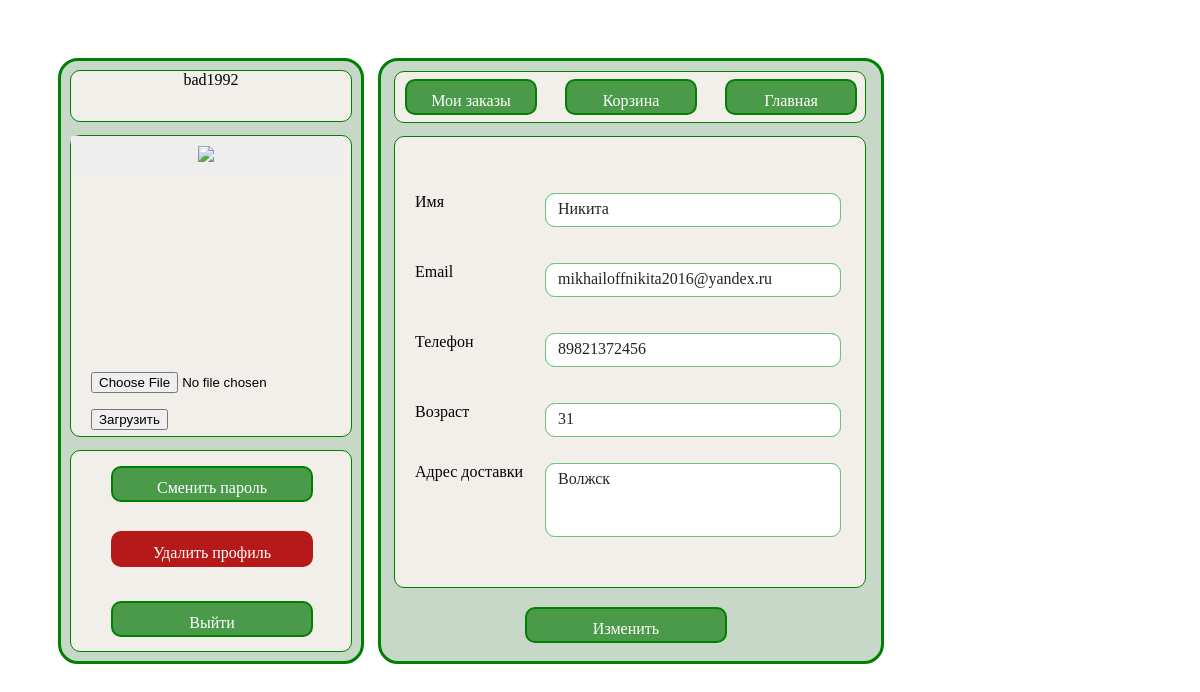
Page /user_profile/bad1992/ (signed in) on the committed database.
### models.py (models this page shows, shortened)
class User(db.Model, UserMixin):
    id = db.Column(db.Integer, primary_key=True)
    username = db.Column(db.String(20), unique=True, nullable=False)
    password = db.Column(db.String(20), unique=False, nullable=False)
    telephone = db.Column(db.String(20), nullable=True)
    email = db.Column(db.String(30), unique=True, nullable=False)
    name = db.Column(db.String(20), nullable=True)
    age = db.Column(db.Integer, nullable=True)
    telephone = db.Column(db.String(20), nullable=True)
    address = db.Column(db.String(100), nullable=True)
    avatar = db.Column(db.String(20), nullable=True)
    created_at = db.Column(db.DateTime, default=datetime.now)
    updated_on = db.Column(db.DateTime(), default=datetime.now, onupdate=datetime.now)
    is_active = db.Column(db.Boolean, default=True)
    orders = db.relationship("Order", back_populates="user")
    basket_user = db.relationship("UserBasket", back_populates="user_basket")

### views.py (the view)
@app.route('/user_profile/<username>/', methods=['GET', 'POST'])
@login_required
def user_profile(username):
    form = UserProfile()
    return render_template('user_profile.html', form=form, user=current_user)

### forms.py
class UserProfile(FlaskForm):
    name = StringField('Имя', validators=[DataRequired(), Length(min=2, message='Введите корректное имя')])
    email = StringField('Email', validators=[DataRequired(), Email(), Length(max=50, message='Введите корректный email')])
    telephone = StringField('Телефон', validators=[InputRequired(message='Введите корректный номер'), Length(min=11)])
    age = IntegerField('Возраст', validators=[NumberRange(min=14, max=100)])
    address = StringField('Адрес доставки', validators=[InputRequired(), Length(max=100)])
    submit = SubmitField('Сохранить')

### views.py (called while the page is built)
@login_manager.user_loader
def load_user(user_id):
    return db.session.query(User).get(user_id)

### templates/user_profile.html (shortened to what this page needs)
<!DOCTYPE html>
<html lang="en">
<head>
    <link type="text/css" href="{{ url_for('static', filename='css/user_profile.css')}}" rel="stylesheet" />
</head>
<body>
    <div class="profile">
            <div id="header_one">{{ user.username }}</div>
            <div id="upload_image">
                <div class="profile-ava"><img src="{{ url_for('userava') }}"></div>
                <form id="upload_form" action="{{ url_for('upload') }}" enctype="multipart/form-data" method="post">
                    <p><input type="file" name="file">
                    <p><input type="submit" value="Загрузить">
                </form>
            </div>
            <div id="account_action">
                <a href="{{ url_for('change_password', username=user.username) }}" id="password_change">Сменить пароль</a>
                <a href="{{ url_for('delete_user_profile', username=user.username) }}" id="delete_profile">Удалить профиль</a>
                <a href="{{ url_for('logout',username=user.username) }}" id="exit_profile">Выйти</a>
            </div>
        <div class="two_part">
            <div id="header_two">
                <a href="{{ url_for('user_orders', username=user.username) }}" id="orders">Мои заказы</a>
                <a href="{{ url_for('user_basket', username=user.username ) }}" id="basket">Корзина</a>
                <a href="{{ url_for('index') }}" id="main_page">Главная</a>
            </div>
            <div class="account">
                    <p class="form_name_label">Имя</p>
                    <p class="form_name">{{ user.name }}</p>
                    {% if user.name %}
                        <p class="form_name">{{ user.name }}</p>
                    {% else %}
                        <p class="form_name">Имя</p>
                    {% endif %}
                <br>
                <p>
                    <p class="form_email_label">Email</p>
                    <p class="form_email">{{ user.email }}</p>
                    {% if user.email %}
                        <p class="form_email">{{ user.email }}</p>
                    {% else %}
                        <p class="form_email">Email</p>
                    {% endif %}
                <br>
                <p>
                    <p class="form_telephone_label">Телефон</p>
                    <p class="form_telephone">{{ user.telephone }}</p>
                    {% if user.telephone %}
                        <p class="form_telephone">{{ user.telephone }}</p>
                    {% else %}
                        <p class="form_telephone">Телефон</p>
                    {% endif %}
                <br>
                <p>
                    <p class="form_age_label">Возраст</p>
                    <p class="form_age">{{ user.age }}</p>
                    {% if user.age %}
                        <p class="form_age">{{ user.age }}</p>
                    {% else %}
                        <p class="form_age">Возраст</p>
                    {% endif %}
                <br>
                <p>
                    <p class="form_address_label">Адрес доставки</p>
                    <p class="form_address">{{ user.address }}</p>
                    {% if user.age %}
                        <p class="form_address">{{ user.address }}</p>
                    {% else %}
                        <p class="form_address">Адресс доставки</p>
                    {% endif %}
                <br>
                <a href="{{ url_for('save_form_account', username=user.username) }}" id="change_profile">Изменить</a>
        </div>
    </div>
</body>
</html>

### rows in the picture
User: username "bad1992", name "Никита", email "mikhailoffnikita2016@yandex.ru", telephone "89821372456", age "31", address "Волжск"
